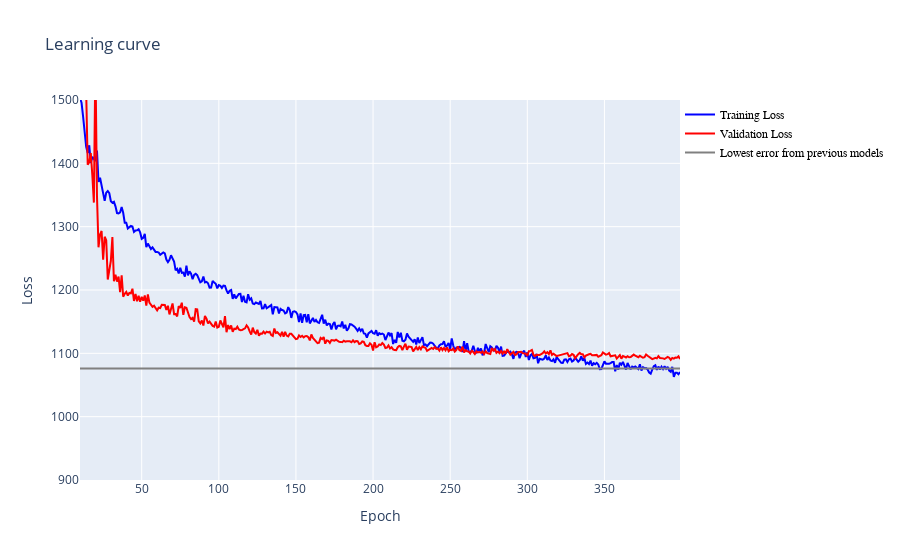

This figure's notebook cell:
### Code cell
DNN_plot_loss(history,starting_epoch=10, previous_val_loss=previous_val_loss)

### Figure 1 — Plotly figure (JSON) as saved in the notebook; plotly's stock layout.template omitted (floating-point values rounded to 4 significant figures; data arrays with more than 128 entries replaced by an {"elided": "..."} marker saying what was removed)
{"data": [{"marker": {"color": "blue", "opacity": 0.5, "size": 5}, "mode": "lines", "name": "Training Loss", "type": "scatter", "x": {"elided": "390 int values"}, "y": {"elided": "390 float values"}}, {"marker": {"color": "red", "opacity": 0.5, "size": 5}, "mode": "lines", "name": "Validation Loss", "type": "scatter", "x": {"elided": "390 int values"}, "y": {"elided": "390 float values"}}, {"marker": {"color": "grey", "size": 5}, "mode": "lines", "name": "Lowest error from previous models", "type": "scatter", "x": {"elided": "390 int values"}, "y": {"elided": "390 float values"}}], "layout": {"legend": {"font": {"color": "black", "family": "sans-serif", "size": 12}, "traceorder": "normal", "x": 1, "y": 1}, "title": {"text": "Learning curve"}, "xaxis": {"range": [10, 399], "title": {"text": "Epoch"}}, "yaxis": {"range": [900, 1500], "title": {"text": "Loss"}}}}
